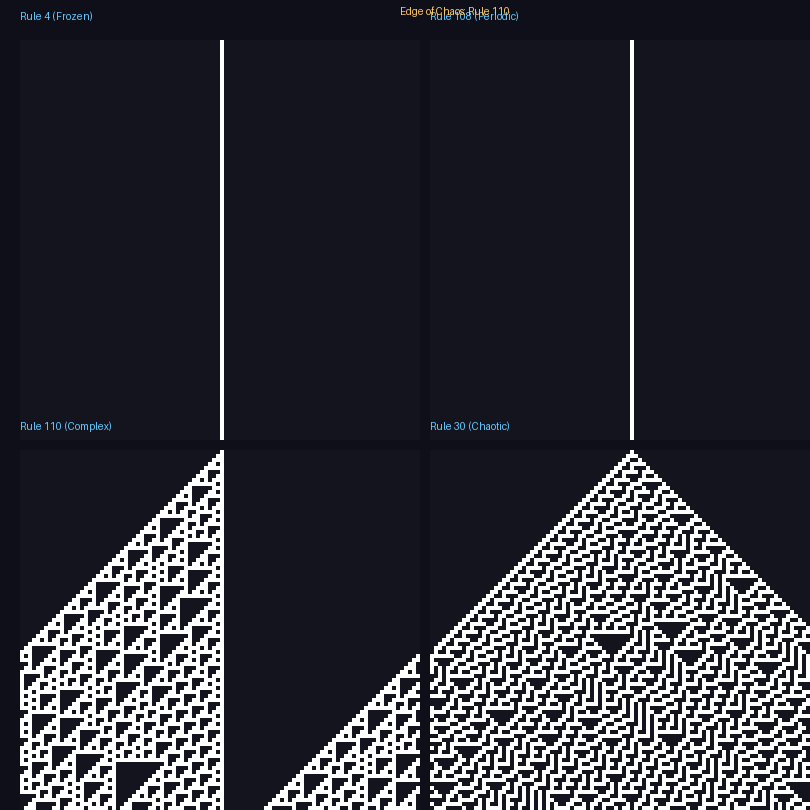

Write Python code to recreate this figure.
"""
Edge of Chaos - 混沌边缘

Langton 参数 λ：细胞自动机行为的关键指标
- λ ≈ 0：所有细胞趋向同一状态（冻结）
- λ ≈ 0.5：随机混沌（无序）
- λ ≈ 0.3-0.4：混沌边缘（复杂、有趣的行为）

本实验演示不同 λ 值下的 CA 行为
"""

import numpy as np
from PIL import Image, ImageDraw
import random

def random_rule_table(lambda_param, states=2, neighborhood_size=5):
    """根据 λ 参数生成随机规则表"""
    # λ 是 quiescent state 的比例
    # quiescent state = 0
    rule_size = states ** neighborhood_size
    rule = [0] * rule_size
    
    # 随机选择 (1-λ) 的位置设为非零
    non_zero_count = int(rule_size * (1 - lambda_param))
    non_zero_positions = random.sample(range(rule_size), non_zero_count)
    
    for pos in non_zero_positions:
        rule[pos] = random.randint(1, states - 1)
    
    return rule

def apply_rule(grid, rule, neighborhood_size=5):
    """应用规则到网格"""
    size = len(grid)
    new_grid = [[0] * size for _ in range(size)]
    half = neighborhood_size // 2
    
    for i in range(size):
        for j in range(size):
            # 计算邻域状态（作为规则表索引）
            neighborhood = 0
            for di in range(-half, half + 1):
                for dj in range(-half, half + 1):
                    idx = (di + half) * neighborhood_size + (dj + half)
                    state = grid[(i + di) % size][(j + dj) % size]
                    neighborhood += state * (2 ** idx)
            
            new_grid[i][j] = rule[int(neighborhood) % len(rule)]
    
    return new_grid

def run_ca_1d(rule_number=110, size=200, steps=200):
    """运行 1D CA（Wolfram 规则）"""
    grid = np.zeros((steps, size), dtype=int)
    grid[0, size // 2] = 1  # 中心种子
    
    for t in range(1, steps):
        for i in range(size):
            left = grid[t-1, (i-1) % size]
            center = grid[t-1, i]
            right = grid[t-1, (i+1) % size]
            
            # Wolfram 规则编号转二进制
            pattern = left * 4 + center * 2 + right
            grid[t, i] = (rule_number >> pattern) & 1
    
    return grid

def visualize_ca_1d(grid, output_path, title):
    """可视化 1D CA"""
    steps, size = grid.shape
    SCALE = 4
    
    img = Image.new('RGB', (size * SCALE, steps * SCALE), (15, 15, 25))
    pixels = img.load()
    
    for t in range(steps):
        for i in range(size):
            color = (255, 255, 255) if grid[t, i] else (20, 20, 30)
            for di in range(SCALE):
                for dj in range(SCALE):
                    pixels[i * SCALE + di, t * SCALE + dj] = color
    
    draw = ImageDraw.Draw(img)
    draw.text((10, 10), title, fill=(100, 200, 255))
    
    img.save(output_path)
    print(f'Saved: {output_path}')

def visualize_edge_of_chaos(output_path):
    """可视化混沌边缘：不同规则的行为"""
    # 选择不同类型的规则
    rules = [
        (4, "Rule 4 (Frozen)"),      # Class I: 稳定
        (108, "Rule 108 (Periodic)"), # Class II: 周期
        (110, "Rule 110 (Complex)"),  # Class IV: 复杂
        (30, "Rule 30 (Chaotic)"),    # Class III: 混沌
    ]
    
    SIZE = 400
    MARGIN = 10
    img = Image.new('RGB', (SIZE * 2 + MARGIN, SIZE * 2 + MARGIN), (15, 15, 25))
    
    for idx, (rule_num, label) in enumerate(rules):
        row = idx // 2
        col = idx % 2
        
        grid = run_ca_1d(rule_num, size=100, steps=100)
        
        # 缩放并粘贴
        SCALE = 4
        ca_img = Image.new('RGB', (100 * SCALE, 100 * SCALE), (15, 15, 25))
        pixels = ca_img.load()
        
        for t in range(100):
            for i in range(100):
                color = (255, 255, 255) if grid[t, i] else (20, 20, 30)
                for di in range(SCALE):
                    for dj in range(SCALE):
                        pixels[i * SCALE + di, t * SCALE + dj] = color
        
        x = col * (SIZE + MARGIN)
        y = row * (SIZE + MARGIN)
        img.paste(ca_img, (x + 20, y + 40))
        
        draw = ImageDraw.Draw(img)
        draw.text((x + 20, y + 10), label, fill=(100, 200, 255))
    
    draw = ImageDraw.Draw(img)
    draw.text((SIZE, 5), "Edge of Chaos: Rule 110", fill=(255, 200, 100))
    
    img.save(output_path)
    print(f'Saved: {output_path}')

if __name__ == '__main__':
    output_dir = r'C:\Users\许耀仁\.openclaw\workspace\experiments'
    
    print('=== Edge of Chaos ===')
    
    # 单独可视化几个规则
    for rule_num in [4, 30, 110]:
        grid = run_ca_1d(rule_num, size=200, steps=200)
        visualize_ca_1d(grid, f'{output_dir}/ca_rule{rule_num}.png', f'Rule {rule_num}')
    
    # 混合图
    visualize_edge_of_chaos(f'{output_dir}/edge_of_chaos.png')
    
    print('Done')
